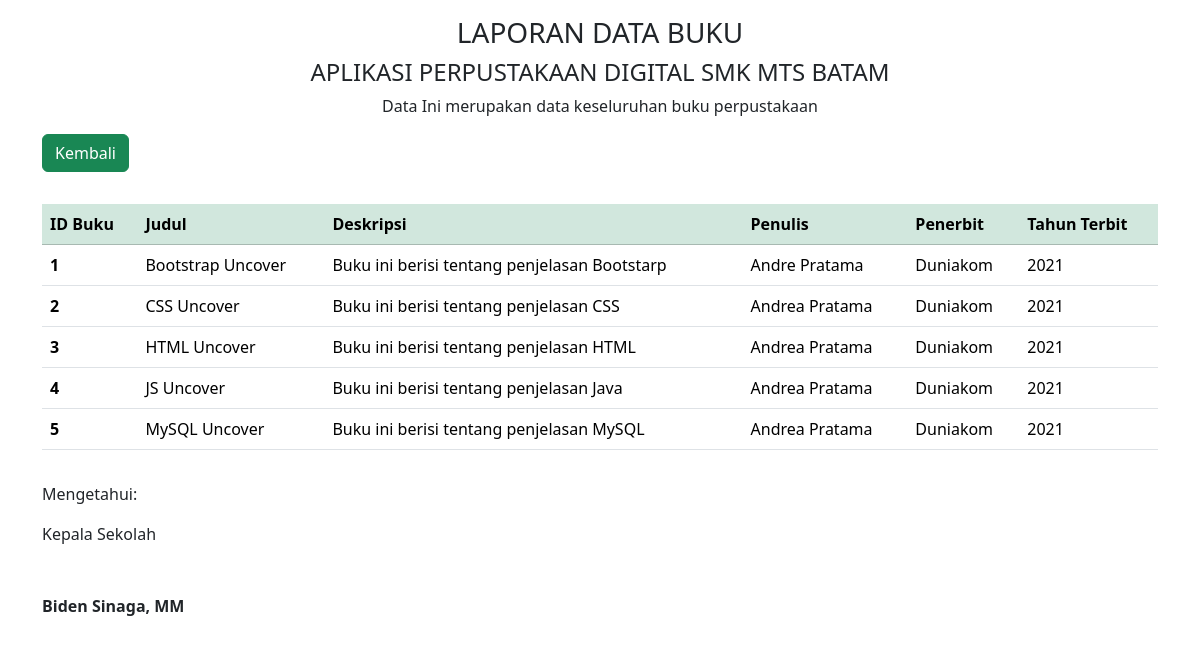
The app's page /admin/data/laporan_db.php with its own data.
### tables this page shows
CREATE TABLE `buku` (
  `IDbuku` int(11) NOT NULL,
  `judul` varchar(225) NOT NULL,
  `kategori` varchar(255) NOT NULL,
  `deskripsi` text NOT NULL,
  `penulis` varchar(225) NOT NULL,
  `penerbit` varchar(255) NOT NULL,
  `tahunterbit` int(11) NOT NULL,
  `foto` text NOT NULL,
  `buku` text NOT NULL
);

### admin/data/laporan_db.php (the view, shortened to what this page needs)
<!DOCTYPE html>
<html lang="en">
<head>
    <link href="https://cdn.jsdelivr.net/npm/bootstrap@5.3.2/dist/css/bootstrap.min.css" rel="stylesheet"
>
</head>
<body>
    <div class="container">
        <div class="row">
            <div class="col text-center mt-3">
                <h3>LAPORAN DATA BUKU</h3>
                <h4>APLIKASI PERPUSTAKAAN DIGITAL SMK MTS BATAM</h4>
                <span>Data Ini merupakan data keseluruhan buku perpustakaan</span>
            </div>
        </div>
        <div class="row">
            <div class="col">
                <a href="../laporan.php" class="btn btn-success my-3">Kembali</a>
            </div>
        </div>
        <div class="row">
            <div class="col my-3">
                <table class="table">
                    <thead class="table-success">
                        <tr>
                        <th scope="col">ID Buku</th>
                        <th scope="col">Judul</th>
                        <th scope="col">Deskripsi</th>
                        <th scope="col">Penulis</th>
                        <th scope="col">Penerbit</th>
                        <th scope="col">Tahun Terbit</th>
                        </tr>
                    </thead>
                    <tbody>
                        <?php
                        include '../../koneksi/koneksi.php';
                        $data = mysqli_query($koneksi, "SELECT * FROM buku");
                        while ($d = mysqli_fetch_array($data)) {
                        ?>
                            <tr>
                                <th scope="row"><?php echo $d['IDbuku']; ?></th>
                                <td><?php echo $d['judul']; ?></td>
                                <td><?php echo $d['deskripsi']; ?></td>
                                <td><?php echo $d['penulis']; ?></td>
                                <td><?php echo $d['penerbit']; ?></td>
                                <td><?php echo $d['tahunterbit']; ?></td>
                            </tr>
                        <?php
                        }
                        ?>
                    </tbody>
                </table>
            </div>
        </div>
        <div class="row">
            <div class="col">
                <p>Mengetahui:</p>
                <p>Kepala Sekolah</p>
                <p class="mt-5"><b>Biden Sinaga, MM</b></p>
            </div>
        </div>
    </div>
</body>
</html>

### records on screen
buku: IDbuku "1", judul "Bootstrap Uncover", deskripsi "Buku ini berisi tentang penjelasan Bootstarp", penulis "Andre Pratama", penerbit "Duniakom", tahunterbit "2021"
buku: IDbuku "2", judul "CSS Uncover", deskripsi "Buku ini berisi tentang penjelasan CSS", penulis "Andrea Pratama", penerbit "Duniakom", tahunterbit "2021"
buku: IDbuku "3", judul "HTML Uncover", deskripsi "Buku ini berisi tentang penjelasan HTML", penulis "Andrea Pratama", penerbit "Duniakom", tahunterbit "2021"
buku: IDbuku "4", judul "JS Uncover", deskripsi "Buku ini berisi tentang penjelasan Java", penulis "Andrea Pratama", penerbit "Duniakom", tahunterbit "2021"
buku: IDbuku "5", judul "MySQL Uncover", deskripsi "Buku ini berisi tentang penjelasan MySQL", penulis "Andrea Pratama", penerbit "Duniakom", tahunterbit "2021"
